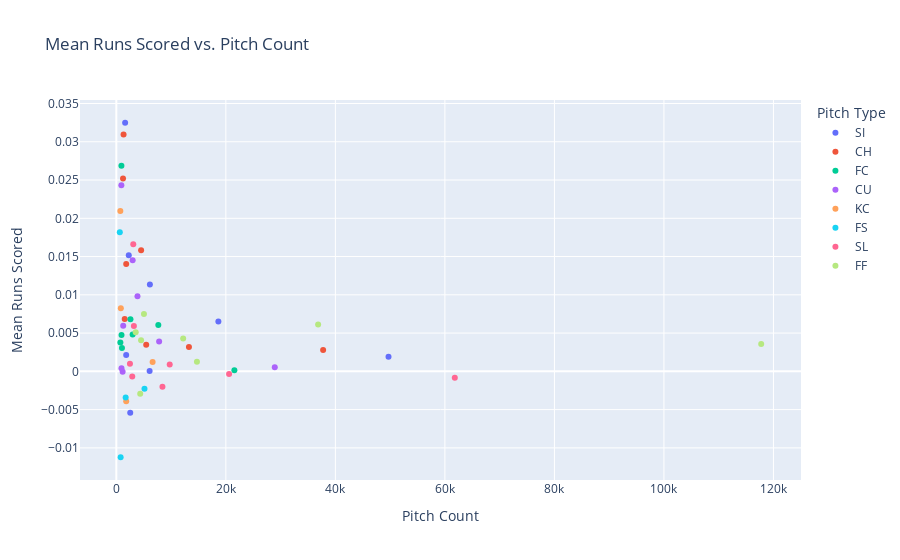

The notebook cell saved with this chart:
### Code cell
scatter_fig = px.scatter(sorted_combinations, x='pitch_count', y='mean_delta_run_exp', color='pitch_type', hover_data=['on_1b', 'on_2b', 'on_3b'], title='Mean Runs Scored vs. Pitch Count')

# Customize the layout as needed
scatter_fig.update_layout(
    xaxis_title='Pitch Count',
    yaxis_title='Mean Runs Scored',
    legend_title='Pitch Type',
)

# Show the interactive plot
scatter_fig.show()

### Figure 1 — Plotly figure (JSON) as saved in the notebook; plotly's stock layout.template omitted (floating-point values rounded to 4 significant figures)
{"data": [{"customdata": [[0, 1, 1], [1, 1, 1], [0, 1, 0], [1, 0, 0], [0, 0, 1], [0, 0, 0], [1, 1, 0], [1, 0, 1]], "hovertemplate": "pitch_type=SI<br>pitch_count=%{x}<br>mean_delta_run_exp=%{y}<br>on_1b=%{customdata[0]}<br>on_2b=%{customdata[1]}<br>on_3b=%{customdata[2]}<extra></extra>", "legendgroup": "SI", "marker": {"color": "#636efa", "symbol": "circle"}, "mode": "markers", "name": "SI", "orientation": "v", "showlegend": true, "type": "scatter", "x": [1606, 2272, 6129, 18635, 1797, 49703, 6077, 2535], "xaxis": "x", "y": [0.03249, 0.01518, 0.01134, 0.006523, 0.002141, 0.001904, 4.954e-05, -0.005403], "yaxis": "y"}, {"customdata": [[1, 1, 1], [0, 1, 1], [1, 1, 0], [1, 0, 1], [0, 0, 1], [0, 1, 0], [1, 0, 0], [0, 0, 0]], "hovertemplate": "pitch_type=CH<br>pitch_count=%{x}<br>mean_delta_run_exp=%{y}<br>on_1b=%{customdata[0]}<br>on_2b=%{customdata[1]}<br>on_3b=%{customdata[2]}<extra></extra>", "legendgroup": "CH", "marker": {"color": "#EF553B", "symbol": "circle"}, "mode": "markers", "name": "CH", "orientation": "v", "showlegend": true, "type": "scatter", "x": [1317, 1221, 4522, 1801, 1528, 5456, 13259, 37765], "xaxis": "x", "y": [0.03096, 0.02521, 0.01584, 0.01403, 0.006827, 0.003464, 0.003197, 0.002787], "yaxis": "y"}, {"customdata": [[1, 1, 1], [1, 1, 0], [1, 0, 0], [0, 1, 0], [0, 0, 1], [0, 1, 1], [1, 0, 1], [0, 0, 0]], "hovertemplate": "pitch_type=FC<br>pitch_count=%{x}<br>mean_delta_run_exp=%{y}<br>on_1b=%{customdata[0]}<br>on_2b=%{customdata[1]}<br>on_3b=%{customdata[2]}<extra></extra>", "legendgroup": "FC", "marker": {"color": "#00cc96", "symbol": "circle"}, "mode": "markers", "name": "FC", "orientation": "v", "showlegend": true, "type": "scatter", "x": [929, 2578, 7668, 2976, 946, 737, 1026, 21558], "xaxis": "x", "y": [0.02688, 0.006808, 0.006052, 0.004813, 0.004757, 0.003786, 0.003061, 0.0001364], "yaxis": "y"}, {"customdata": [[1, 1, 1], [1, 1, 0], [0, 1, 0], [1, 0, 1], [1, 0, 0], [0, 0, 0], [0, 1, 1], [0, 0, 1]], "hovertemplate": "pitch_type=CU<br>pitch_count=%{x}<br>mean_delta_run_exp=%{y}<br>on_1b=%{customdata[0]}<br>on_2b=%{customdata[1]}<br>on_3b=%{customdata[2]}<extra></extra>", "legendgroup": "CU", "marker": {"color": "#ab63fa", "symbol": "circle"}, "mode": "markers", "name": "CU", "orientation": "v", "showlegend": true, "type": "scatter", "x": [918, 2977, 3859, 1256, 7816, 28935, 938, 1150], "xaxis": "x", "y": [0.0243, 0.01453, 0.009811, 0.005945, 0.003892, 0.0005419, 0.0004094, -4.696e-05], "yaxis": "y"}, {"customdata": [[1, 1, 0], [0, 1, 0], [0, 0, 0], [1, 0, 0]], "hovertemplate": "pitch_type=KC<br>pitch_count=%{x}<br>mean_delta_run_exp=%{y}<br>on_1b=%{customdata[0]}<br>on_2b=%{customdata[1]}<br>on_3b=%{customdata[2]}<extra></extra>", "legendgroup": "KC", "marker": {"color": "#FFA15A", "symbol": "circle"}, "mode": "markers", "name": "KC", "orientation": "v", "showlegend": true, "type": "scatter", "x": [730, 822, 6626, 1800], "xaxis": "x", "y": [0.02095, 0.008253, 0.001222, -0.003914], "yaxis": "y"}, {"customdata": [[1, 1, 0], [0, 0, 0], [1, 0, 0], [0, 1, 0]], "hovertemplate": "pitch_type=FS<br>pitch_count=%{x}<br>mean_delta_run_exp=%{y}<br>on_1b=%{customdata[0]}<br>on_2b=%{customdata[1]}<br>on_3b=%{customdata[2]}<extra></extra>", "legendgroup": "FS", "marker": {"color": "#19d3f3", "symbol": "circle"}, "mode": "markers", "name": "FS", "orientation": "v", "showlegend": true, "type": "scatter", "x": [633, 5140, 1704, 784], "xaxis": "x", "y": [0.01816, -0.002281, -0.003423, -0.01122], "yaxis": "y"}, {"customdata": [[1, 1, 1], [1, 0, 1], [0, 1, 1], [0, 1, 0], [1, 0, 0], [0, 0, 1], [0, 0, 0], [1, 1, 0]], "hovertemplate": "pitch_type=SL<br>pitch_count=%{x}<br>mean_delta_run_exp=%{y}<br>on_1b=%{customdata[0]}<br>on_2b=%{customdata[1]}<br>on_3b=%{customdata[2]}<extra></extra>", "legendgroup": "SL", "marker": {"color": "#FF6692", "symbol": "circle"}, "mode": "markers", "name": "SL", "orientation": "v", "showlegend": true, "type": "scatter", "x": [3094, 3207, 2489, 9748, 20590, 2905, 61807, 8421], "xaxis": "x", "y": [0.01661, 0.005934, 0.0009888, 0.0009012, -0.0003563, -0.0006802, -0.0008259, -0.002013], "yaxis": "y"}, {"customdata": [[1, 0, 1], [1, 0, 0], [0, 1, 1], [1, 1, 0], [1, 1, 1], [0, 0, 0], [0, 1, 0], [0, 0, 1]], "hovertemplate": "pitch_type=FF<br>pitch_count=%{x}<br>mean_delta_run_exp=%{y}<br>on_1b=%{customdata[0]}<br>on_2b=%{customdata[1]}<br>on_3b=%{customdata[2]}<extra></extra>", "legendgroup": "FF", "marker": {"color": "#B6E880", "symbol": "circle"}, "mode": "markers", "name": "FF", "orientation": "v", "showlegend": true, "type": "scatter", "x": [5044, 36852, 3536, 12205, 4520, 117763, 14719, 4361], "xaxis": "x", "y": [0.00751, 0.006131, 0.005122, 0.004285, 0.004062, 0.003581, 0.001256, -0.002928], "yaxis": "y"}], "layout": {"legend": {"title": {"text": "Pitch Type"}, "tracegroupgap": 0}, "title": {"text": "Mean Runs Scored vs. Pitch Count"}, "xaxis": {"anchor": "y", "domain": [0, 1], "title": {"text": "Pitch Count"}}, "yaxis": {"anchor": "x", "domain": [0, 1], "title": {"text": "Mean Runs Scored"}}}}
